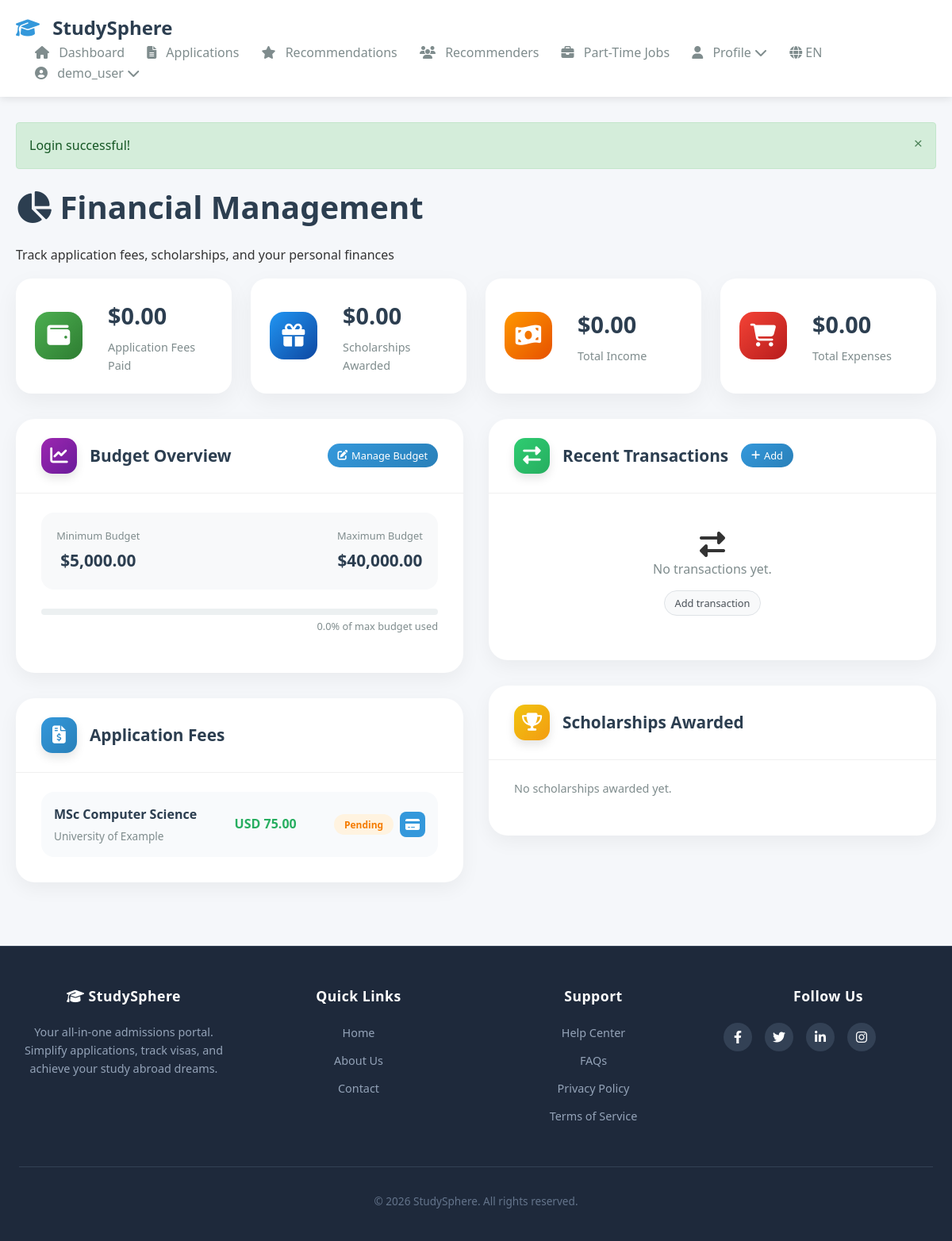
/public/student/finances.php (signed in), run on the app's committed database.
### tables this page shows
CREATE TABLE users (
  user_id INT UNSIGNED NOT NULL AUTO_INCREMENT PRIMARY KEY,
  username VARCHAR(50) NOT NULL UNIQUE,
  email VARCHAR(255) NOT NULL UNIQUE,
  password_hash VARCHAR(255) NOT NULL,
  default_role_id INT UNSIGNED NOT NULL DEFAULT 1,
  is_verified TINYINT(1) NOT NULL DEFAULT 0,
  is_disabled TINYINT(1) NOT NULL DEFAULT 0,
  preferred_language VARCHAR(10) DEFAULT 'en',
  last_login_at DATETIME NULL,
  created_at DATETIME NOT NULL DEFAULT CURRENT_TIMESTAMP,
  updated_at DATETIME NOT NULL DEFAULT CURRENT_TIMESTAMP ON UPDATE CURRENT_TIMESTAMP,
  deleted_at DATETIME NULL,
  FOREIGN KEY (default_role_id) REFERENCES roles(role_id) ON DELETE RESTRICT,
  KEY idx_users_email (email),
  KEY idx_users_username (username)
);

CREATE TABLE students (
  student_id INT UNSIGNED NOT NULL AUTO_INCREMENT PRIMARY KEY,
  user_id INT UNSIGNED NOT NULL UNIQUE,
  degree_level_id INT UNSIGNED NOT NULL,
  country_from CHAR(2) NULL,
  budget_min DECIMAL(12,2) NULL,
  budget_max DECIMAL(12,2) NULL,
  subject_area_id INT UNSIGNED NULL,
  part_time_needed TINYINT(1) DEFAULT 0,
  scholarship_needed TINYINT(1) DEFAULT 0,
  preferred_job_type VARCHAR(255) NULL,
  created_at DATETIME NOT NULL DEFAULT CURRENT_TIMESTAMP,
  updated_at DATETIME NOT NULL DEFAULT CURRENT_TIMESTAMP ON UPDATE CURRENT_TIMESTAMP,
  created_by INT UNSIGNED NULL,
  updated_by INT UNSIGNED NULL,
  FOREIGN KEY (user_id) REFERENCES users(user_id) ON DELETE CASCADE,
  FOREIGN KEY (degree_level_id) REFERENCES degree_levels(degree_level_id) ON DELETE RESTRICT,
  FOREIGN KEY (country_from) REFERENCES countries(iso2) ON DELETE SET NULL,
  FOREIGN KEY (subject_area_id) REFERENCES subjects(subject_id) ON DELETE SET NULL,
  FOREIGN KEY (created_by) REFERENCES users(user_id) ON DELETE SET NULL,
  FOREIGN KEY (updated_by) REFERENCES users(user_id) ON DELETE SET NULL,
  KEY idx_students_user (user_id),
  KEY idx_students_degree (degree_level_id),
  KEY idx_students_subject (subject_area_id)
);

CREATE TABLE applications (
  application_id INT UNSIGNED NOT NULL AUTO_INCREMENT PRIMARY KEY,
  student_id INT UNSIGNED NOT NULL,
  program_id INT UNSIGNED NOT NULL,
  university_id INT UNSIGNED NOT NULL,
  applied_at DATETIME NOT NULL DEFAULT CURRENT_TIMESTAMP,
  application_status_id INT UNSIGNED NOT NULL,
  application_stage_id INT UNSIGNED NULL,
  stage_order INT DEFAULT 0,
  priority_deadline_type ENUM('early','regular','rolling') NULL,
  estimated_decision_date DATE NULL,
  status_reason VARCHAR(255) NULL,
  fee_amount DECIMAL(10,2) DEFAULT 0,
  deadline DATE NULL,
  submitted_at DATETIME NULL,
  decision_date DATETIME NULL,
  decision_by INT UNSIGNED NULL,
  admin_notes TEXT NULL,
  created_at DATETIME NOT NULL DEFAULT CURRENT_TIMESTAMP,
  updated_at DATETIME NOT NULL DEFAULT CURRENT_TIMESTAMP ON UPDATE CURRENT_TIMESTAMP,
  deleted_at DATETIME NULL,
  created_by INT UNSIGNED NULL,
  updated_by INT UNSIGNED NULL,
  FOREIGN KEY (student_id) REFERENCES students(student_id) ON DELETE CASCADE,
  FOREIGN KEY (program_id) REFERENCES programs(program_id) ON DELETE CASCADE,
  FOREIGN KEY (university_id) REFERENCES universities(university_id) ON DELETE CASCADE,
  FOREIGN KEY (application_status_id) REFERENCES application_statuses(application_status_id) ON DELETE RESTRICT,
  FOREIGN KEY (application_stage_id) REFERENCES application_stages(application_stage_id) ON DELETE SET NULL,
  FOREIGN KEY (decision_by) REFERENCES users(user_id) ON DELETE SET NULL,
  FOREIGN KEY (created_by) REFERENCES users(user_id) ON DELETE SET NULL,
  FOREIGN KEY (updated_by) REFERENCES users(user_id) ON DELETE SET NULL,
  KEY idx_applications_student (student_id),
  KEY idx_applications_program (program_id),
  KEY idx_applications_status (application_status_id),
  KEY idx_applications_stage (application_stage_id),
  KEY idx_applications_university (university_id),
  KEY idx_applications_applied_at (applied_at)
);

CREATE TABLE programs (
  program_id INT UNSIGNED NOT NULL AUTO_INCREMENT PRIMARY KEY,
  university_id INT UNSIGNED NOT NULL,
  program_name VARCHAR(255) NOT NULL,
  degree_level_id INT UNSIGNED NOT NULL,
  department VARCHAR(255) NULL,
  duration_months INT NULL,
  tuition_fee DECIMAL(12,2) NULL,
  currency CHAR(3) DEFAULT 'USD',
  intake_months VARCHAR(100) NULL,
  application_deadline DATE NULL,
  early_deadline DATE NULL,
  regular_deadline DATE NULL,
  rolling_admission TINYINT(1) DEFAULT 0,
  decision_release_weeks INT NULL,
  created_at DATETIME NOT NULL DEFAULT CURRENT_TIMESTAMP,
  updated_at DATETIME NULL,
  deleted_at DATETIME NULL,
  created_by INT UNSIGNED NULL,
  updated_by INT UNSIGNED NULL,
  FOREIGN KEY (university_id) REFERENCES universities(university_id) ON DELETE CASCADE,
  FOREIGN KEY (degree_level_id) REFERENCES degree_levels(degree_level_id) ON DELETE RESTRICT,
  FOREIGN KEY (created_by) REFERENCES users(user_id) ON DELETE SET NULL,
  FOREIGN KEY (updated_by) REFERENCES users(user_id) ON DELETE SET NULL,
  KEY idx_programs_university (university_id),
  KEY idx_programs_degree (degree_level_id),
  KEY idx_programs_deadline (application_deadline)
);

CREATE TABLE universities (
  university_id INT UNSIGNED NOT NULL AUTO_INCREMENT PRIMARY KEY,
  name VARCHAR(255) NOT NULL,
  country_code CHAR(2) NULL,
  city VARCHAR(100) NULL,
  website VARCHAR(512) NULL,
  logo_url VARCHAR(1024) NULL,
  qs_ranking INT NULL,
  approx_tuition DECIMAL(12,2) NULL,
  student_count INT NULL,
  description TEXT NULL,
  created_at DATETIME NOT NULL DEFAULT CURRENT_TIMESTAMP,
  updated_at DATETIME NULL,
  deleted_at DATETIME NULL,
  created_by INT UNSIGNED NULL,
  updated_by INT UNSIGNED NULL,
  FOREIGN KEY (country_code) REFERENCES countries(iso2) ON DELETE SET NULL,
  FOREIGN KEY (created_by) REFERENCES users(user_id) ON DELETE SET NULL,
  FOREIGN KEY (updated_by) REFERENCES users(user_id) ON DELETE SET NULL,
  KEY idx_universities_name (name),
  KEY idx_universities_country (country_code)
);

CREATE TABLE application_fees (
  fee_id INT UNSIGNED NOT NULL AUTO_INCREMENT PRIMARY KEY,
  program_id INT UNSIGNED NOT NULL,
  amount DECIMAL(12,2) NOT NULL,
  currency CHAR(3) DEFAULT 'USD',
  waiver_criteria JSON NULL,
  created_by INT UNSIGNED NULL,
  created_at DATETIME NOT NULL DEFAULT CURRENT_TIMESTAMP,
  FOREIGN KEY (program_id) REFERENCES programs(program_id) ON DELETE CASCADE,
  FOREIGN KEY (created_by) REFERENCES users(user_id) ON DELETE SET NULL,
  KEY idx_application_fees_program (program_id)
);

### public/student/finances.php (the view, shortened to what the rows shown need)
<?php
require_once '../../app/includes/init.php';
require_once '../../app/templates/header.php';
$auth = new Auth();
$user = $auth->getCurrentUser();
$student_id = $auth->getStudentId();
$db = new Database();
$student = $db->fetchOne("SELECT budget_min, budget_max FROM students WHERE student_id = ?", [$student_id]);
$total_expenses = $db->fetchOne("
    SELECT COALESCE(SUM(ft.amount), 0) as total
    FROM finance_transactions ft
    JOIN finance_accounts fa ON ft.account_id = fa.account_id
    WHERE fa.user_id = ? AND ft.finance_type_id = 2
", [$user['user_id']])['total'];
$application_fees = $db->fetchAll("
    SELECT a.application_id, a.applied_at, p.program_name, u.name as university_name,
           af.amount as fee_amount, af.currency as fee_currency,
           fp.amount_paid, fp.paid_at, fp.status as payment_status
    FROM applications a
    JOIN programs p ON a.program_id = p.program_id
    JOIN universities u ON a.university_id = u.university_id
    LEFT JOIN application_fees af ON a.program_id = af.program_id
    LEFT JOIN fee_payments fp ON a.application_id = fp.application_id
    WHERE a.student_id = ? AND a.deleted_at IS NULL
    ORDER BY a.applied_at DESC
", [$student_id]);
?>
<div class="page-header">
    <h1><i class="fas fa-chart-pie"></i> Financial Management</h1>
</div>
<div class="dashboard-grid">
    <div class="dashboard-column">
        <div class="modern-card">
            <div class="card-body">
                <?php if (($student['budget_min'] ?? 0) > 0 || ($student['budget_max'] ?? 0) > 0): ?>
                    <div class="budget-range">
                        <div class="budget-item">
                            <span class="budget-label">Minimum Budget</span>
                            <span class="budget-value">$<?php echo number_format($student['budget_min'] ?? 0, 2); ?></span>
                        </div>
                        <div class="budget-item">
                            <span class="budget-label">Maximum Budget</span>
                            <span class="budget-value">$<?php echo number_format($student['budget_max'] ?? 0, 2); ?></span>
                        </div>
                    </div>
                    <div class="progress-section">
                        <div class="progress-bar">
                            <?php
                            $used = ($student['budget_max'] > 0) ? ($total_expenses / $student['budget_max']) * 100 : 0;
                            ?>
                        </div>
                        <p class="progress-text">
                            <?php echo number_format($used, 1); ?>% of max budget used
                        </p>
                    </div>
                <?php endif; ?>
            </div>
        </div>
        <div class="modern-card">
            <div class="card-body">
                <?php if (empty($application_fees)): ?>
                    <p class="text-muted">No applications with fees.</p>
                <?php else: ?>
                    <div class="fee-list">
                        <?php foreach ($application_fees as $fee): ?>
                            <div class="fee-item">
                                <div class="fee-info">
                                    <h4><?php echo htmlspecialchars($fee['program_name']); ?></h4>
                                    <p><?php echo htmlspecialchars($fee['university_name']); ?></p>
                                </div>
                                <div class="fee-amount">
                                    <?php if ($fee['fee_amount']): ?>
                                        <span class="amount"><?php echo $fee['fee_currency'] . ' ' . number_format($fee['fee_amount'], 2); ?></span>
                                    <?php else: ?>
                                        <span class="badge badge-success">Free</span>
                                    <?php endif; ?>
                                </div>
                                <div class="fee-status">
                                    <?php if ($fee['payment_status'] == 'completed'): ?>
                                        <span class="status-badge status-paid">Paid</span>
                                    <?php elseif ($fee['fee_amount'] && !$fee['payment_status']): ?>
                                        <span class="status-badge status-pending">Pending</span>
                                        <a href="/studysphere/public/student/pay_fee.php?application_id=<?php echo $fee['application_id']; ?>"
                                           class="btn-icon btn-primary" title="Pay now">
                                            <i class="fas fa-credit-card"></i>
                                        </a>
                                    <?php else: ?>
                                        <span class="status-badge status-waived">Waived</span>
                                    <?php endif; ?>
                                </div>
                            </div>
                        <?php endforeach; ?>
                    </div>
                <?php endif; ?>
            </div>
        </div>
    </div>
</div>
<?php require_once '../../app/templates/footer.php'; ?>

### app/templates/header.php (shortened to what the rows shown need)
<?php
$current_user = isset($_SESSION['user_id']) ? (new Auth())->getCurrentUser() : null;
?>
<!DOCTYPE html>
<html lang="en">
<head>
    <link rel="stylesheet" href="/studysphere/public/assets/css/main.css">
    <link rel="stylesheet" href="https://cdnjs.cloudflare.com/ajax/libs/font-awesome/6.4.0/css/all.min.css">
</head>
<body>
    <nav class="navbar">
        <div class="container">
            <div class="nav-menu" id="navMenu">
                <?php if (isset($_SESSION['user_id'])): ?>
                    <?php if ($_SESSION['role'] == 'student'): ?>
                        <a href="/studysphere/public/student/dashboard.php" class="nav-link">
                            <i class="fas fa-home"></i> <span class="nav-text">Dashboard</span>
                        </a>
                        <a href="/studysphere/public/student/applications.php" class="nav-link">
                            <i class="fas fa-file-alt"></i> <span class="nav-text">Applications</span>
                        </a>
                        <a href="/studysphere/public/student/program_recommendations.php" class="nav-link">
                            <i class="fas fa-star"></i> <span class="nav-text">Recommendations</span>
                        </a>
                        <a href="/studysphere/public/student/recommenders.php" class="nav-link">
                        <i class="fas fa-users"></i> <span class="nav-text">Recommenders</span>
                        </a>
                        <a href="/studysphere/public/student/jobs.php" class="nav-link">
                        <i class="fas fa-briefcase"></i> <span class="nav-text">Part-Time Jobs</span>
                        </a>
                        <div class="nav-dropdown">
                        <a href="#" class="nav-link dropdown-toggle">
                            <i class="fas fa-user"></i> <span class="nav-text">Profile</span> <i class="fas fa-chevron-down"></i>
                        </a>
                    </div>
                    <?php endif; ?>
                    <div class="nav-dropdown lang-switcher">
    <a href="#" class="nav-link dropdown-toggle">
        <i class="fas fa-globe"></i> <?= strtoupper(Lang::getInstance()->getCurrentLang()) ?>
    </a>
</div>
                    <div class="nav-dropdown user-dropdown">
                        <a href="#" class="nav-link dropdown-toggle">
                            <i class="fas fa-user-circle"></i>
                            <span class="nav-text">
                                <?php
                                if ($current_user && !empty($current_user['first_name'])) {
                                    echo htmlspecialchars($current_user['first_name']);
                                } else {
                                    echo htmlspecialchars($_SESSION['username']);
                                }
                                ?>
                            </span>
                            <i class="fas fa-chevron-down"></i>
                        </a>
                    </div>
<?php endif; ?>
            </div>
        </div>
    </nav>
    <div class="container">

### data on the page
users: preferred_language "EN"
students: budget_min "5,000.00", budget_max "40,000.00"
applications: program.program_name "MSc Computer Science", university.name "University of Example", application_fees.currency "USD", application_fees.amount "75.00"

### other printed values
$_SESSION['username'] "demo_user"
$flash['message'] "Login successful!"
$total_fees_paid "0.00"
$total_scholarships "0.00"
$total_income "0.00"
$total_expenses "0.00"
$used "0.0"
